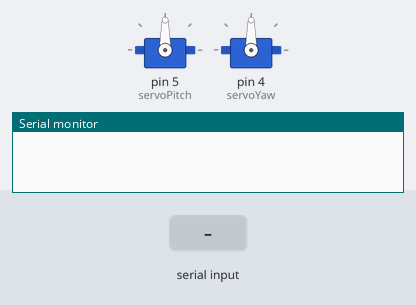
Recording of a sketch running on a simulated Arduino Uno, built with avr-gcc and run on an emulated ATmega328P. On the bench: 2 × servo, the last lines printed to the serial monitor. The inputs (shaded band) are chosen by the test bench.

Above: at 1.2 s.
1.3 s: "90,45\n" received over Serial
At 2.3 s:
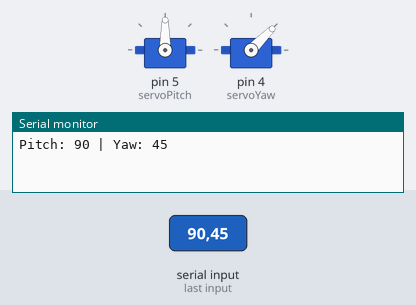
2.8 s: "30,150\n" received over Serial
At 3.5 s:
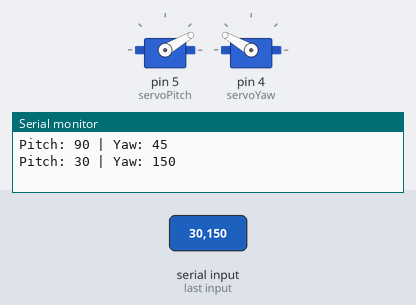
4.3 s: "1,90\n" received over Serial
At 5.7 s:
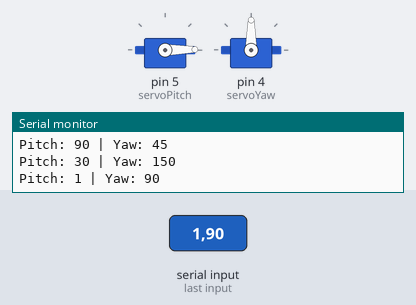
Timing chart, 0 to 7.3 s (numbered marks = the images above; inputs shaded):
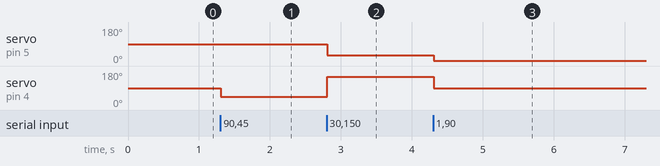

Measured:
- after the input at 1.3 s, servo on pin 4 (servoYaw): 90° → 45° at once
- after the input at 2.8 s, servo on pin 5 (servoPitch): 90° → 30° at once; servo on pin 4 (servoYaw): 45° → 150° at once
- after the input at 4.3 s, servo on pin 5 (servoPitch): 30° → 1° at once; servo on pin 4 (servoYaw): 150° → 90° at once

The sketch:

yaw_arduino_26_5.ino
```cpp
#include <Servo.h>

Servo servoPitch;  // Ex: servo do braço (subir/descer)
Servo servoYaw;    // Ex: servo da base (esquerda/direita)

void setup() {
  Serial.begin(9600);
  servoPitch.attach(5);  // pino do servo para pitch (ajusta conforme o teu braço)
  servoYaw.attach(4);     // pino do servo para yaw
}

void loop() {
  if (Serial.available()) {
    String input = Serial.readStringUntil('\n');

    int commaIndex = input.indexOf(',');
    if (commaIndex > 0) {
      int pitch = input.substring(0, commaIndex).toInt();
      int yaw = input.substring(commaIndex + 1).toInt();

      pitch = constrain(pitch, 0, 180);
      yaw = constrain(yaw, 0, 180);

      servoPitch.write(pitch);
      servoYaw.write(yaw);

      // Debug (opcional):
      Serial.print("Pitch: ");
      Serial.print(pitch);
      Serial.print(" | Yaw: ");
      Serial.println(yaw);
    }
  }
}
```
